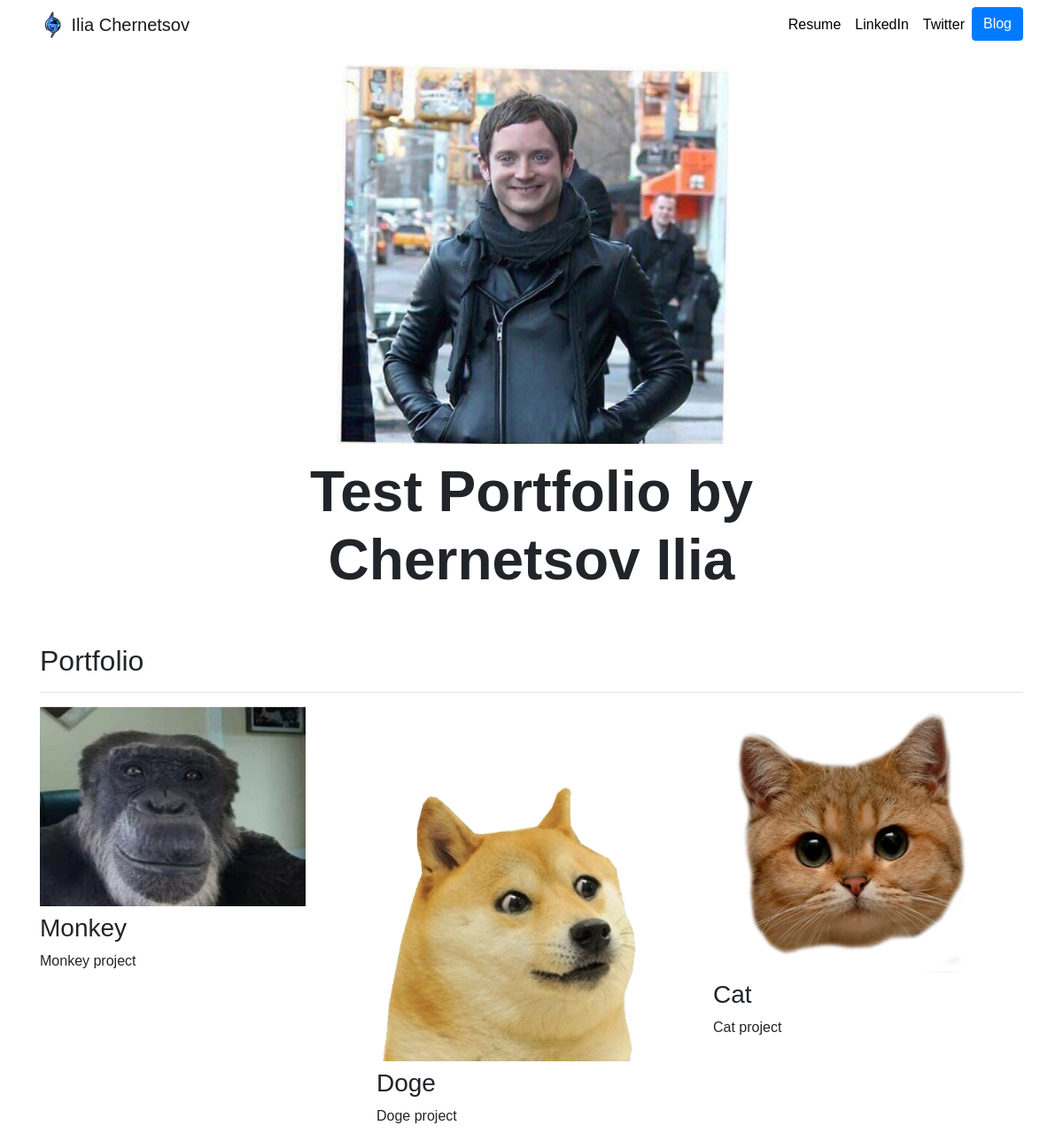
Before: / with the older database file.
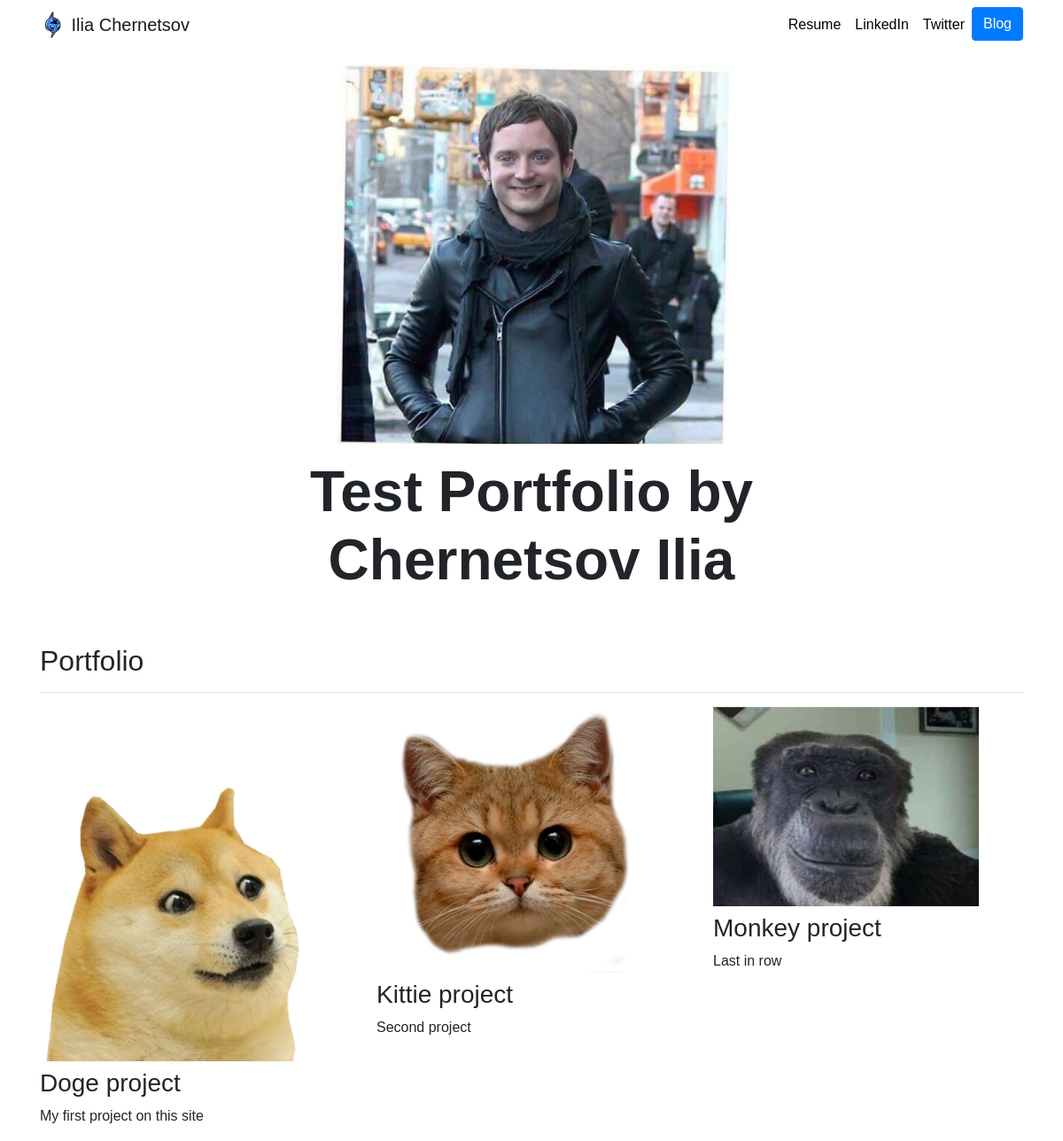
After: the same page with the newer database file.
### my_portfolio/models.py (models this page shows, shortened)
class Project(models.Model):
    title = models.CharField(max_length=100)
    description = models.CharField(max_length=250)
    image = models.ImageField(upload_to='my_portfolio/images/')
    url = models.URLField(blank=True)

### my_portfolio/views.py (the view)
# urls.py: 2. Add a URL to urlpatterns:  path('', views.home, name='home')
def home(request):
    projects = Project.objects.all()
    return render(request, 'my_portfolio/home.html', {'projects': projects})

### templates/my_portfolio/home.html
{% extends "base.html" %}
{% load static %}
{% block content %}
<div class="row justify-content-center my-3">
  <div class="col-5">
    <img src="{% static 'my_portfolio/001.jpg' %}" class="img-fluid">
  </div>
</div>
<div class="row justify-content-center mb-3">
  <div class="col-md-9 text-center">
    <h1 id="hometext" class="font-weight-bold">Test Portfolio by Chernetsov Ilia</h1>
  </div>
</div>
<h2 class="mt-5">Portfolio</h2>
<hr>
<div class="row">
  {% for project in projects %}
  <div class="col-lg-4 col-md-6">
    {% if project.url %}
    <a href="{{ project.url }}">
      <img src="{{ project.image.url }}" width="300" height="100" class="img-fluid mb-2">
    </a>
    {% else %}
    <img src="{{ project.image.url }}" width="300" height="100" class="img-fluid mb-2">
    {% endif %}
    <h3>{{ project.title }}</h3>
    <p>{{ project.description }}</p>
  </div>
  {% endfor %}
</div>
{% endblock %}

### templates/base.html (shortened to what this page needs)
{% load static %}
<!doctype html>
<html lang="en">
<head>
  <link rel="stylesheet" href="https://stackpath.bootstrapcdn.com/bootstrap/4.4.1/css/bootstrap.min.css">
  <link rel="stylesheet" href="{% static "my_portfolio/custom.css" %}">
</head>
<body>
  <nav id="topNav" class="navbar navbar-expand-md navbar-light">
    <div class="container">
      <a class="navbar-brand" href="{% url 'home' %}">
        <img src="{% static "my_portfolio/logo.png" %}" width="30" height="30" class="d-inline-block align-top" alt="Ilia's Logo">
        <span>Ilia Chernetsov</span>
      </a>
      <div class="collapse navbar-collapse text-center" id="navbarNav">
        <ul class="navbar-nav ml-auto">
          <li class="nav-item">
            <a class="nav-link" href="{% static "my_portfolio/old_resume.pdf" %}">Resume</a>
          </li>
          <li class="nav-item">
            <a class="nav-link" href="https://www.linkedin.com/in/ilia-chernetsov-b3478822a/" target="_blank">LinkedIn</a>
          </li>
          <li class="nav-item">
            <a class="nav-link" href="https://twitter.com/" target="_blank">Twitter</a>
          </li>
          <li>
            <a role="button" href="{% url 'blog:all_blogs' %}" class="btn btn-primary">Blog</a>
          </li>
        </ul>
      </div>
    </div>
  </nav>
  <div class="container">
    {% block content %}{% endblock %}
  </div>
</body>
</html>

### static/my_portfolio/custom.css (style rules this page uses)
.navbar-nav .nav-link { color: rgba(0,0,0,1) !important; }
body { font-family: 'Koulen Poppin', sans-serif; }
@media (min-width: 992px) { #hometext { font-size: 4rem; } }

Changed rows visible on the page:
changed Project: image: a different picture; title "Monkey" → "Doge project"; description "Monkey project" → "My first project on this site"
changed Project: image: a different picture; title "Doge" → "Kittie project"; description "Doge project" → "Second project"
changed Project: image: a different picture; title "Cat" → "Monkey project"; description "Cat project" → "Last in row"
